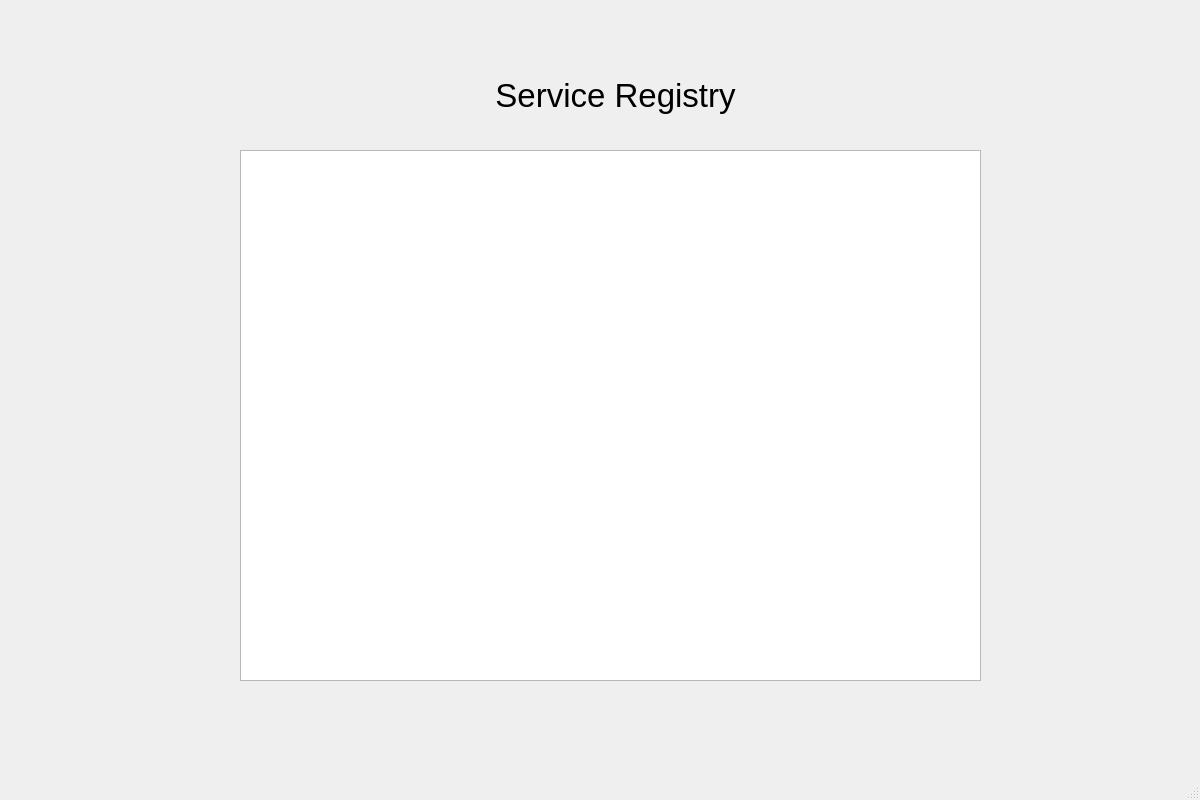
<?xml version="1.0" encoding="UTF-8"?>
<ui version="4.0">
 <class>MainWindow</class>
 <widget class="QMainWindow" name="MainWindow">
  <property name="geometry">
   <rect>
    <x>0</x>
    <y>0</y>
    <width>1200</width>
    <height>800</height>
   </rect>
  </property>
  <property name="windowTitle">
   <string>MainWindow</string>
  </property>
  <widget class="QWidget" name="centralwidget">
   <widget class="QListWidget" name="listWidget">
    <property name="geometry">
     <rect>
      <x>240</x>
      <y>150</y>
      <width>741</width>
      <height>531</height>
     </rect>
    </property>
   </widget>
   <widget class="QLabel" name="label">
    <property name="geometry">
     <rect>
      <x>420</x>
      <y>60</y>
      <width>391</width>
      <height>71</height>
     </rect>
    </property>
    <property name="font">
     <font>
      <pointsize>25</pointsize>
     </font>
    </property>
    <property name="text">
     <string>Service Registry</string>
    </property>
    <property name="alignment">
     <set>Qt::AlignCenter</set>
    </property>
   </widget>
  </widget>
  <widget class="QStatusBar" name="statusbar"/>
 </widget>
 <resources/>
 <connections/>
</ui>
